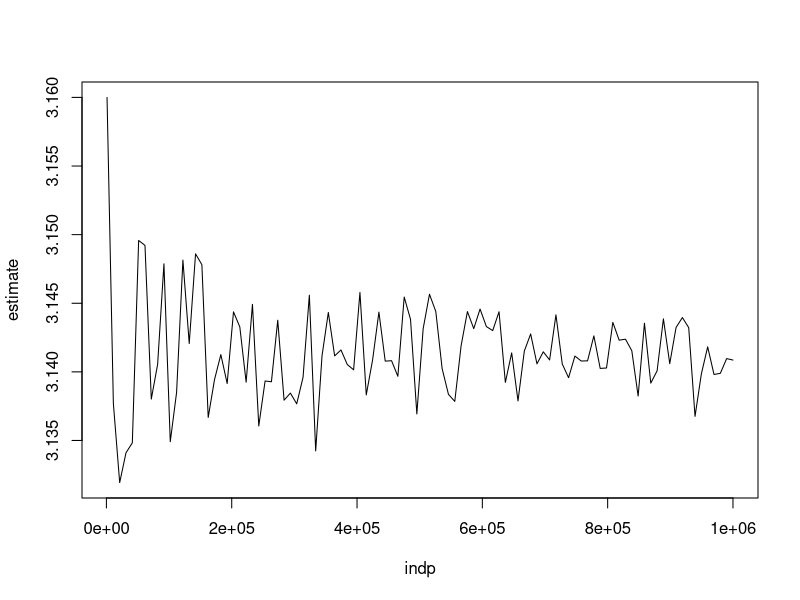

Write R code to recreate this figure. (Note: this script raises an error after producing the figure.)
# adding some extra text here

library(dplyr)

N <-100000
x <- runif(N, min = -1, max =1)
y <- runif(N, min = -1, max =1)
4*sum(sqrt(x^2+y^2) <= 1)/N

#plot(x,y, asp=1)


pi_est <- function(N){
  x <- runif(N, min = -1, max =1)
  y <- runif(N, min = -1, max =1)
  res <- 4*sum(sqrt(x^2+y^2) <= 1)/N
  return(res)
}

pi_est(100)


?powers 

indp <- seq(from = 1000, to = 1000000, length.out = 100)
#indp<-10^(1:8)
plot(indp, lapply(indp, pi_est) %>% unlist, type = 'l', 
     ylab = "estimate")
lines(indp, lapply(indp, pi_est2) %>% unlist, type = 'l', col = scales::alpha("blue", 0.8))
abline(pi, 0, col = scales::alpha("red", 0.5), lwd = 2)

# mean value

N<-100

trick_fun <- function(s){
  sqrt(1-s^2)
}

pi_est2 <- function(N){
  x<-runif(N, min = 0, max = 1)
  4*mean(trick_fun(x))
}






